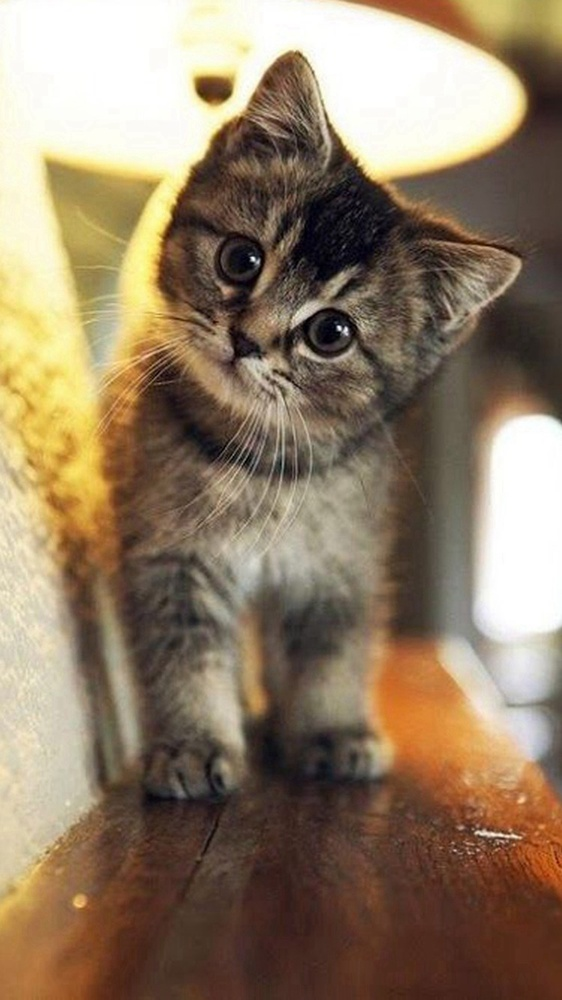
//> input picture OpenCV/cat.jpg, 562 x 1000 px, shrunk from 1080 x 1920 before the run
$ ./mymat   (built with g++ and OpenCV 4)
//> lines starting //> are read from the running program, lines starting //| are printed output that depends on the picture; after the words box and inside, x2 and y2 are one past the last pixel; in counts of white or black regions, pixels touching at a corner belong together
#include <opencv2/core/core.hpp>
#include <opencv2/opencv.hpp>
#include <opencv2/imgproc.hpp>
#include <opencv2/imgcodecs.hpp>
#include <opencv2/highgui.hpp>

#include <iostream>

using namespace cv;
using namespace std;

int main(){

    Mat A;
    A = imread("../cat.jpg", IMREAD_COLOR);
//> A is the input picture: 1000 rows x 562 cols, CV_8UC3; mean B, G, R 102.5, 125.9, 145.2

    cout << "pixel value in A: " << A.at<Vec3b>(10, 10) << endl;
//| pixel value in A: [247, 253, 252]

    // Access to single pixel value
    Vec3b intensity = A.at<Vec3b>(10, 10);
//> intensity = [247, 253, 252]
    uchar blue = intensity.val[0];
//> blue = 247
    uchar green = intensity.val[1];
//> green = 253
    uchar red = intensity.val[2];
//> red = 252

    Mat B(A);    // Only copy the header

    A.at<Vec3b>(10, 10) = {0, 0, 0};
//> A: 1000 rows x 562 cols, CV_8UC3; 1 pixels changed, all inside (x1, y1, x2, y2) = (10, 10, 11, 11)

    cout << "Check pixel value in A: " << B.at<Vec3b>(10, 10) << endl;
//| Check pixel value in A: [0, 0, 0]

    Mat F = A.clone();   // Really copy data
    F.at<Vec3b>(10, 10) = {1, 1, 1};
//> F: 1000 rows x 562 cols, CV_8UC3; mean B, G, R 102.5, 125.9, 145.2

    cout << "Check pixel value in A: " << B.at<Vec3b>(10, 10) << endl;
//| Check pixel value in A: [0, 0, 0]

    Mat M(2,2, CV_8UC3, Scalar(0,0,255));
    cout << "M = " << endl << " " << M << endl << endl;
    //! [constructor]

    // Create using MATLAB style eye, ones or zero matrix
    //! [matlab]
    Mat E = Mat::eye(4, 4, CV_64F);
    cout << "E = " << endl << " " << E << endl << endl;
    Mat O = Mat::ones(2, 2, CV_32F);
    cout << "O = " << endl << " " << O << endl << endl;
    Mat Z = Mat::zeros(3,3, CV_8UC1);
    cout << "Z = " << endl << " " << Z << endl << endl;
    //! [matlab]

    // create a 3x3 double-precision identity matrix
    //! [comma]
    Mat C = (Mat_<double>(3,3) << 0, -1, 0, -1, 5, -1, 0, -1, 0);  // Mat_
    cout << "C = " << endl << " " << C << endl << endl;
    //! [comma]

    //! [clone]
    Mat RowClone = C.row(1).clone();
    cout << "RowClone = " << endl << " " << RowClone << endl << endl;
    //! [clone]

    // Fill a matrix with random values
    //! [random]
    Mat R = Mat(3, 2, CV_8UC3);
    randu(R, Scalar::all(0), Scalar::all(255));
    //! [random]

    // Demonstrate the output formatting options
    //! [out-default]
    cout << "R (default) = " << endl <<        R           << endl << endl;
    //! [out-default]
    //! [out-python]
    cout << "R (python)  = " << endl << format(R, Formatter::FMT_PYTHON) << endl << endl;
    //! [out-python]
    //! [out-numpy]
    cout << "R (numpy)   = " << endl << format(R, Formatter::FMT_NUMPY ) << endl << endl;
    //! [out-numpy]
    //! [out-csv]
    cout << "R (csv)     = " << endl << format(R, Formatter::FMT_CSV   ) << endl << endl;
    //! [out-csv]
    //! [out-c]
    cout << "R (c)       = " << endl << format(R, Formatter::FMT_C     ) << endl << endl;
    //! [out-c]

    //! [out-point2]
    Point2f P(5, 1);
    cout << "Point (2D) = " << P << endl << endl;
    //! [out-point2]

    //! [out-point3]
    Point3f P3f(2, 6, 7);
    cout << "Point (3D) = " << P3f << endl << endl;
    //! [out-point3]

    Rect r1(10, 10, 100, 100);   // Rect object.
    Rect r2(10, 10, 100, 100);
    Rect r = r1 | r2;
    Mat crop;
    crop = A(r);
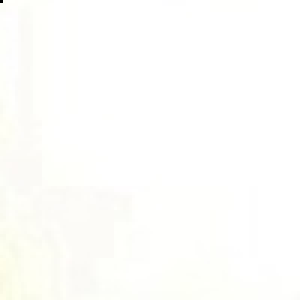
//> crop: 100 rows x 100 cols, CV_8UC3 (shown 3 times larger); mean B, G, R 252.2, 254.3, 254.3
    rectangle(A, r, Scalar(0, 0, 255));
//> A: 1000 rows x 562 cols, CV_8UC3; mean B, G, R 102.4, 125.7, 145.2

    // Blend two images
    Mat G;
    addWeighted(A, 0.5, F, 0.5, 0.0, G);

    Mat BGR;
    BGR = imread("../cat.jpg");
    Mat I;
    cvtColor(BGR, I, COLOR_BGR2GRAY);

    // Discrete Fourier Transform

    Mat padded;                            //expand input image to optimal size
    int m = getOptimalDFTSize( I.rows );
//> m = 1000
    int n = getOptimalDFTSize( I.cols ); // on the border add zero values
//> n = 576
    copyMakeBorder(I, padded, 0, m - I.rows, 0, n - I.cols, BORDER_CONSTANT, Scalar::all(0));
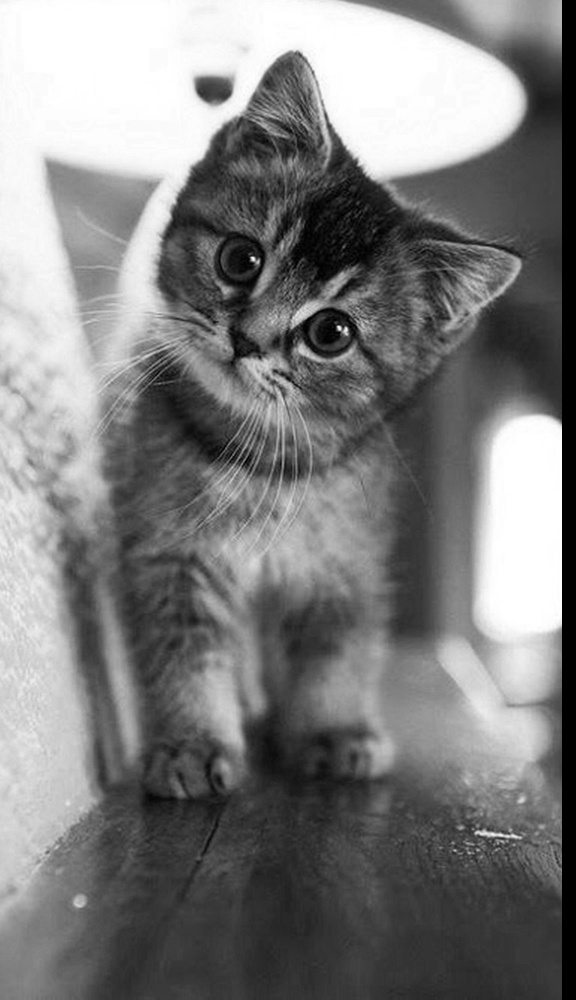
//> padded: 1000 rows x 576 cols, CV_8UC1; min 0, max 255, mean 125.9
    Mat planes[] = {Mat_<float>(padded), Mat::zeros(padded.size(), CV_32F)};
//> planes[1]: 1000 rows x 576 cols, CV_32FC1; every value is 0
    Mat complexI;
    merge(planes, 2, complexI);         // Add to the expanded another plane with zeros
    dft(complexI, complexI);            // this way the result may fit in the source matrix
    // compute the magnitude and switch to logarithmic scale
    // => log(1 + sqrt(Re(DFT(I))^2 + Im(DFT(I))^2))
    split(complexI, planes);                   // planes[0] = Re(DFT(I), planes[1] = Im(DFT(I))
    magnitude(planes[0], planes[1], planes[0]);// planes[0] = magnitude
    Mat magI = planes[0];
    magI += Scalar::all(1);                    // switch to logarithmic scale
    log(magI, magI);
    // crop the spectrum, if it has an odd number of rows or columns
    magI = magI(Rect(0, 0, magI.cols & -2, magI.rows & -2));
    // rearrange the quadrants of Fourier image  so that the origin is at the image center
    int cx = magI.cols/2;
//> cx = 288
    int cy = magI.rows/2;
//> cy = 500
    Mat q0(magI, Rect(0, 0, cx, cy));   // Top-Left - Create a ROI per quadrant
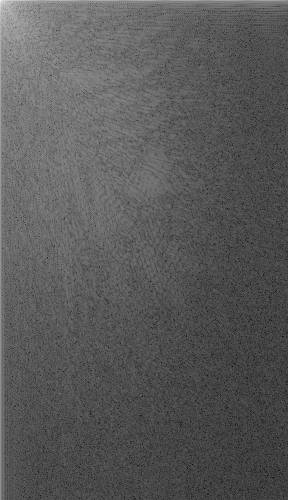
//> q0: 500 rows x 288 cols, CV_32FC1; min 1.21, max 18.1, mean 7.16; drawn with min black and max white
    Mat q1(magI, Rect(cx, 0, cx, cy));  // Top-Right
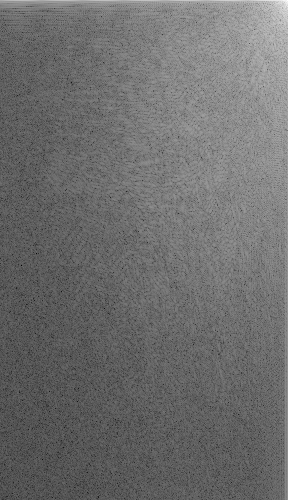
//> q1: 500 rows x 288 cols, CV_32FC1; min 0.401, max 16.04, mean 7.13; drawn with min black and max white
    Mat q2(magI, Rect(0, cy, cx, cy));  // Bottom-Left
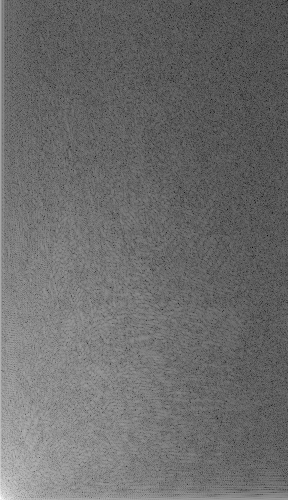
//> q2: 500 rows x 288 cols, CV_32FC1; min 0.4, max 16.27, mean 7.14; drawn with min black and max white
    Mat q3(magI, Rect(cx, cy, cx, cy)); // Bottom-Right
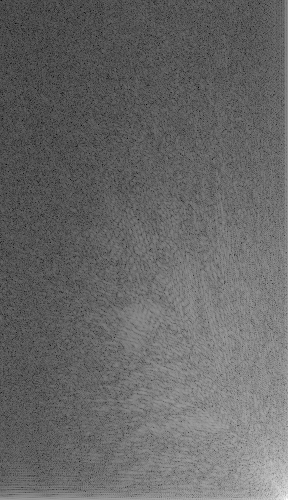
//> q3: 500 rows x 288 cols, CV_32FC1; min 1.21, max 15.74, mean 7.13; drawn with min black and max white
    Mat tmp;                           // swap quadrants (Top-Left with Bottom-Right)
    q0.copyTo(tmp);
    q3.copyTo(q0);
    tmp.copyTo(q3);
    q1.copyTo(tmp);                    // swap quadrant (Top-Right with Bottom-Left)
    q2.copyTo(q1);
    tmp.copyTo(q2);
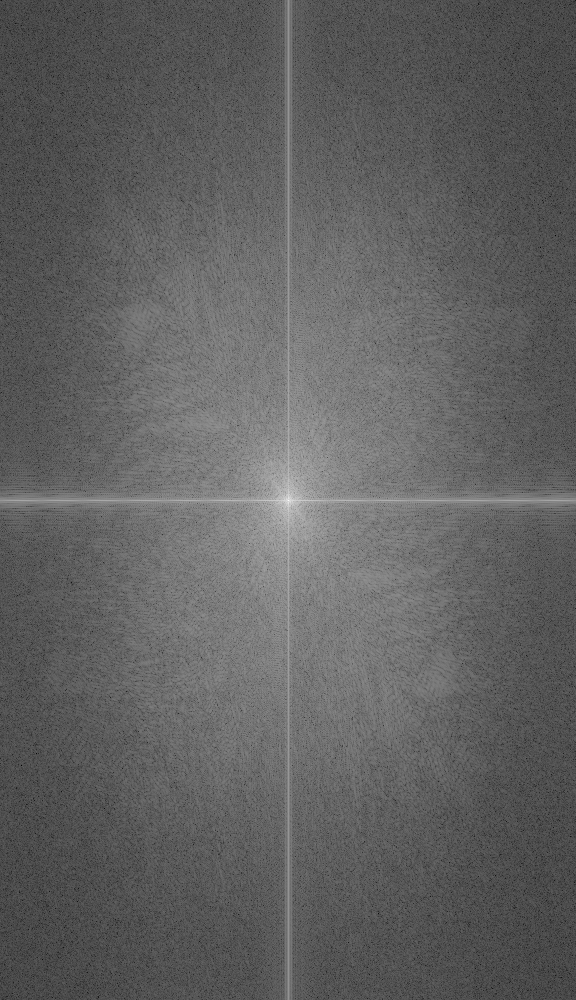
//> magI: 1000 rows x 576 cols, CV_32FC1; min 0.4, max 18.1, mean 7.14; drawn with min black and max white
    normalize(magI, magI, 0, 1, NORM_MINMAX); // Transform the matrix with float values into a
                                            // viewable image form (float between values 0 and 1).
    imshow("Input Image"       , I   );    // Show the result
    imshow("spectrum magnitude", magI);
    waitKey();

    return 0;
}
